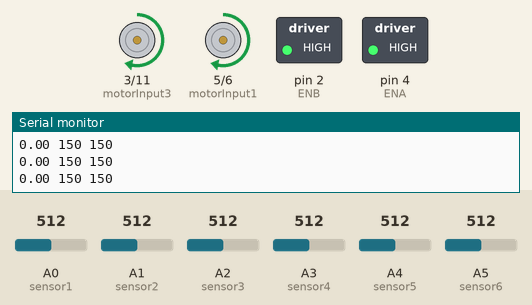
Simulated run of this sketch. Board: Arduino Uno, built with avr-gcc and run on an emulated ATmega328P. Parts: motor-driver pin pairs drawn as motors (green arrow = first pin HIGH = forward, orange = second pin HIGH = backward, longer = more drive), switched loads named in the sketch (green lamp = pin HIGH), the last lines printed to the serial monitor. The inputs (shaded band) are chosen by the test bench; at power-on: A0 (sensor1) = 512, A1 (sensor2) = 512, A3 (sensor4) = 512, A2 (sensor3) = 512, A4 (sensor5) = 512, A5 (sensor6) = 512.

Above: at 1.2 s.
1.3 s: A0 (sensor1) set to 36
4.3 s: A0 (sensor1) set to 30
At 4.7 s:
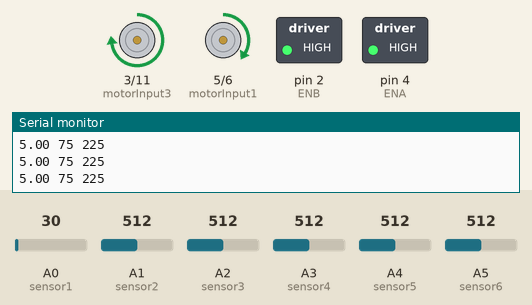
5.8 s: A1 (sensor2) set to 30
At 7.0 s:
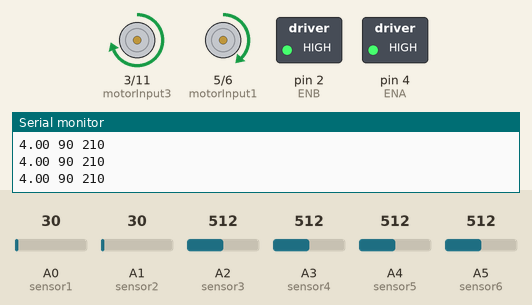
7.3 s: A0 (sensor1) set to 160
At 8.2 s:
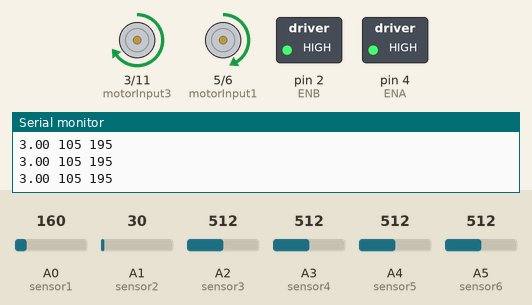
8.8 s: A3 (sensor4) set to 37
10.3 s: A3 (sensor4) set to 31
Timing chart, 0 to 12.8 s (numbered marks = the images above; inputs shaded):
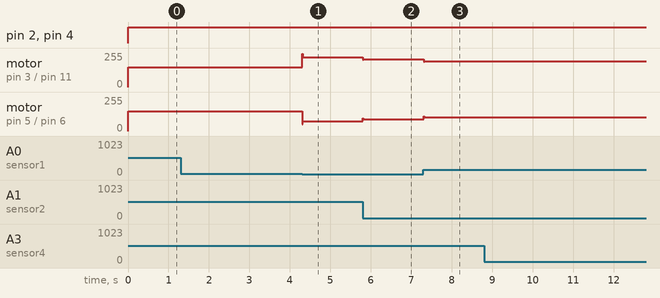

The sketch:

tugas_31__1_.ino
```cpp
// PRAKTIKUM 1 SISTEM KENDALI ON/OFF
// KELOMPOK 7 A2R
// ANGGOTA : Anggi Angga Reksa (6702190033)
// ANGGOTA : Nauval Zaki Ishomi (6702194027)
//Deklarasi Pin yang digunakan untuk sensor
int sensor1 = A0;
int sensor2 = A1;
int sensor3 = A2;
int sensor4 = A3;
int sensor5 = A4;
int sensor6 = A5;
int baca_sensor[6];
int sendat[6];
int sensorBit;
int but1 = 8;
int but2 = 9;
//Variable bantuan untuk menyimpan memory a.k.a Error Detection Memory(EDM)
//pin penggerak Motor
int ENA = 4; //Pin 1&2 harus HIGH
int ENB = 2; //Pin 3&4 harus HIGH
//pin Motorkiri
int motorInput1 = 5; //input motor driver
int motorInput2 = 6; //input motor driver
//pin Motorkanan
int motorInput3 = 3;
int motorInput4 = 11;
//Initial Speed of Motor
int kecepatanSetPoint = 150;;
//Konstanta PID
float Kp = 15 ;
float Ki = 0 ;
float Kd = 5 ;
float error = 0,P = 0, I = 0 , D = 0 , PID_value = 0;
float lastError = 0;
void setup(){
// Keenam Sensor Photodiode sebagai INPUT yaitu sensor cahaya
pinMode(sensor1, INPUT);
pinMode(sensor2, INPUT);
pinMode(sensor3, INPUT);
pinMode(sensor4, INPUT);
pinMode(sensor5, INPUT);
pinMode(sensor6, INPUT);
//Motor sebagai OOUTPUT pengerak
pinMode(motorInput1, OUTPUT);
pinMode(motorInput2, OUTPUT);
pinMode(motorInput3, OUTPUT);
pinMode(motorInput4, OUTPUT);
pinMode(ENA, OUTPUT);
pinMode(ENB, OUTPUT);
Serial.begin(9600);
}
void loop(){
read_sensor_values();
hitungPID();
motor_control();
}
//Membaca sinyal analog dari sensor
void read_sensor_values(){
baca_sensor[0] = analogRead(sensor1);
baca_sensor[1] = analogRead(sensor2);
baca_sensor[2] = analogRead(sensor3);
baca_sensor[3] = analogRead(sensor4);
baca_sensor[4] = analogRead(sensor5);
baca_sensor[5] = analogRead(sensor6);
// 1 = Gelap 0 = Terang
// Case 1 0 0 0 0 0
if (baca_sensor[0] < 34 && baca_sensor[1] > 34 &&
baca_sensor[2] > 34 && baca_sensor[3] > 34 &&
baca_sensor[4] > 34 && baca_sensor[5] > 34)
{
error = 5;
Serial.print("\n");
}
// Case 1 1 0 0 0 0
else if (baca_sensor[0] < 34 && baca_sensor[1] < 34 &&
baca_sensor[2] > 34 && baca_sensor[3] > 34 &&
baca_sensor[4] > 34 && baca_sensor[5] > 34){
error = 4;
Serial.print("\n");
}
// Case 0 1 0 0 0 0
else if (baca_sensor[0] > 34 && baca_sensor[1] < 34 &&
baca_sensor[2] > 34 && baca_sensor[3] > 34 &&
baca_sensor[4] > 34 && baca_sensor[5] > 34){
error = 3;
Serial.print("\n");
}
// Case 0 1 1 0 0 0
else if (baca_sensor[0] > 34 && baca_sensor[1] < 34 &&
baca_sensor[2] < 34 && baca_sensor[3] > 34 &&
baca_sensor[4] > 34 && baca_sensor[5] > 34){
error = 2;
Serial.print("\n");
}
// Case 0 0 0 1 0 0
else if (baca_sensor[0] > 34 && baca_sensor[1] > 34 &&
baca_sensor[2] < 34 && baca_sensor[3] > 34 &&
baca_sensor[4] > 34 && baca_sensor[5] > 34){
error = 1;
Serial.print("\n");
}
// Case 0 0 1 1 0 0
else if (baca_sensor[0] > 34 && baca_sensor[1] > 34 &&
baca_sensor[2] < 34 && baca_sensor[3] < 34 &&
baca_sensor[4] > 34 && baca_sensor[5] > 34){
error = 0;
Serial.print("\n");
}
// Case 0 0 0 1 0 0
else if (baca_sensor[0] > 34 && baca_sensor[1] > 34 &&
baca_sensor[2] > 34 && baca_sensor[3] < 34 &&
baca_sensor[4] > 34 && baca_sensor[5] > 34){
error = -1;
Serial.print("\n");
}
// Case 0 0 0 1 1 0
else if (baca_sensor[0] > 34 && baca_sensor[1] > 34 &&
baca_sensor[2] > 34 && baca_sensor[3] < 34 &&
baca_sensor[4] < 34 && baca_sensor[5] > 34){
error = -2;
Serial.print("\n");
}
// Case 0 0 0 0 1 0
else if (baca_sensor[0] > 34 && baca_sensor[1] > 34 &&
baca_sensor[2] > 34 && baca_sensor[3] > 34 &&
baca_sensor[4] < 34 && baca_sensor[5] > 34){
error = -3;
Serial.print("\n");
}
// Case 0 0 0 0 1 1
else if (baca_sensor[0] > 34 && baca_sensor[1] > 34 &&
baca_sensor[2] > 34 && baca_sensor[3] > 34 &&
baca_sensor[4] < 34 && baca_sensor[5] < 34){
error = -4;
Serial.print("\n");
}
// Case 0 0 0 0 0 1
else if (baca_sensor[0] > 34 && baca_sensor[1] > 34 &&
baca_sensor[2] > 34 && baca_sensor[3] > 34 &&
baca_sensor[4] > 34 && baca_sensor[5] < 34){
error = -5;
Serial.print("\n");
}
/*
// Belokan kiri tajam
else if (baca_sensor[0] < 34 && baca_sensor[1] < 34 &&
baca_sensor[2] < 34 && baca_sensor[3] < 34 &&
baca_sensor[4] < 34 && baca_sensor[5] > 34){
error = 10;
Serial.print("\n");
}
//Belokan kanan tajam
else if (baca_sensor[0] > 34 && baca_sensor[1] < 34 &&
baca_sensor[2] < 34 && baca_sensor[3] < 34 &&
baca_sensor[4] < 34 && baca_sensor[5] < 34){
error = 11;
Serial.print("\n");
}
//Putar Balik
else if (baca_sensor[0] > 34 && baca_sensor[1] > 34 &&
baca_sensor[2] > 34 && baca_sensor[3] > 34 &&
baca_sensor[4] > 34 && baca_sensor[5] > 34){
error = 12;
Serial.print("\n");
}
//Garis Finish diam
else if (baca_sensor[0] < 34 && baca_sensor[1] < 34 &&
baca_sensor[2] < 34 && baca_sensor[3] < 34 &&
baca_sensor[4] < 34 && baca_sensor[5] < 34){
error = 13;
Serial.print("\n");
}
// Menampilkan data sensor ke Serial Monitor
// Data sensor 1-6
// Formatting tampilkan sensor
for(int i=0; i<=5; i++){
Serial.print("Sensor");
Serial.print(i+1);
Serial.print(": ");
Serial.print(baca_sensor[i]);
Serial.print("\n");
delay(1000);
}
*/
}
// Menghitung Nilai PID
void hitungPID(){
P = error;
I = error + lastError;
D = error - lastError;
PID_value = (Kp * P) + (Ki * I) + (Kd * D);
lastError = error;
}
// Mengatur Kecepatan Motor
void motor_control()
{
int kecepatanMotorKiri = kecepatanSetPoint - PID_value;
int kecepatanMotorKanan = kecepatanSetPoint + PID_value;
// Kecepetan Motor agar tidak melebihhi batas pwm
kecepatanMotorKiri = constrain(kecepatanMotorKiri, 0, 255);
kecepatanMotorKanan = constrain(kecepatanMotorKanan, 0, 255);
digitalWrite(ENA, HIGH);
analogWrite(motorInput1, kecepatanMotorKiri);
analogWrite(motorInput2, 0);
digitalWrite(ENB, HIGH);
analogWrite(motorInput3, kecepatanMotorKanan);
analogWrite(motorInput4, 0);
Serial.print(lastError);
Serial.print(" ");
Serial.print(kecepatanMotorKiri);
Serial.print(" ");
Serial.println(kecepatanMotorKanan);
}
```

Measured:
- the behaviour switches between 34 and 33 on A0 (sensor1) (found by bisection; images 0 and 1)
- after the input at 4.3 s, motor on pin 3 (motorInput3) / pin 11 (motorInput4): forward 150/255 → forward 225/255 at once; motor on pin 5 (motorInput1) / pin 6 (motorInput2): forward 150/255 → forward 75/255 at once
- after the input at 5.8 s, motor on pin 3 (motorInput3) / pin 11 (motorInput4): forward 225/255 → forward 210/255 at once; motor on pin 5 (motorInput1) / pin 6 (motorInput2): forward 75/255 → forward 90/255 at once
- after the input at 7.3 s, motor on pin 3 (motorInput3) / pin 11 (motorInput4): forward 210/255 → forward 195/255 at once; motor on pin 5 (motorInput1) / pin 6 (motorInput2): forward 90/255 → forward 105/255 at once
